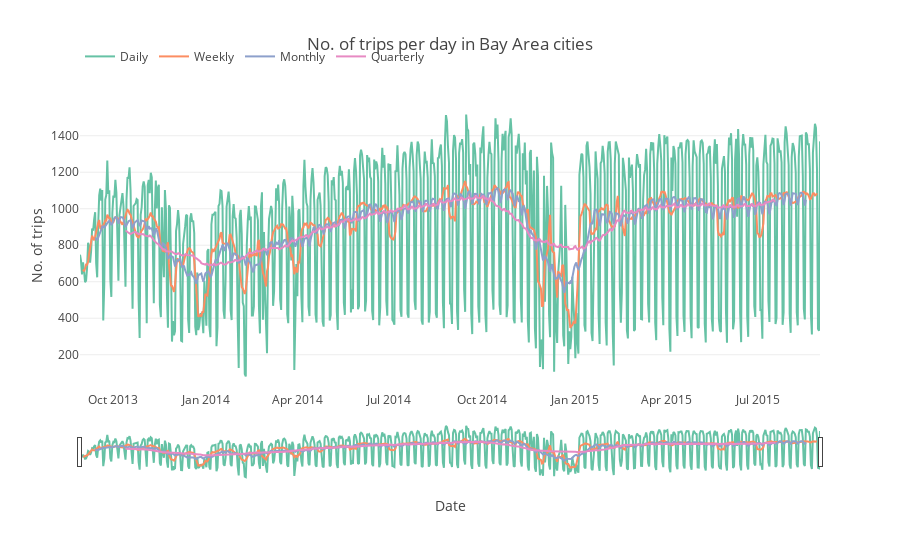

Notebook cell for this chart:
### Markdown cell above
The 'smaller' graph that you can see below the x-axis is called the range slider. You can click and drag the sliders to zoom in on a specific timeframe.

One could see that the ridership tends to run low in winter, especially towards the end of the year. Let us plot some moving averages to smooth out the curve and see the pattern.

### Code cell
configure_plotly_browser_state()
trip_count_by_date['weekly_avg']=trip_count_by_date.rolling(window=7, center=True)['id'].mean()
trip_count_by_date['monthly_avg']=trip_count_by_date.rolling(window=30, center=True)['id'].mean()
trip_count_by_date['quarterly_avg']=trip_count_by_date.rolling(window=90, center=True)['id'].mean()

trace2 = go.Scatter(
    x=trip_count_by_date.start_Date,
    y=trip_count_by_date.weekly_avg,
    mode='lines',
    line=dict(
        color=chosen_colors[1],
    ),
    name='Weekly'
)

trace3 = go.Scatter(
    x=trip_count_by_date.start_Date,
    y=trip_count_by_date.monthly_avg,
    mode='lines',
    line=dict(
        color=chosen_colors[2],
    ),
    name='Monthly'
)

trace4 = go.Scatter(
    x=trip_count_by_date.start_Date,
    y=trip_count_by_date.quarterly_avg,
    mode='lines',
    line=dict(
        color=chosen_colors[3],
    ),
    name='Quarterly'
)

data=[trace1, trace2, trace3, trace4]

figure = go.Figure(data=data, layout=layout)

figure['layout'].update(
    legend=dict(
        orientation="h",
        x=0,
        y=1.1
    ),
    xaxis=dict(
        rangeslider=dict(
            visible = True
        ),
        type='date',
    ),
)

ply.iplot(figure)

### Figure 1 — Plotly figure (JSON) as saved in the notebook; plotly's stock layout.template omitted (floating-point values rounded to 4 significant figures; data arrays with more than 128 entries replaced by an {"elided": "..."} marker saying what was removed)
{"data": [{"name": "Daily", "mode": "lines", "y": {"elided": "733 int values"}, "x": {"elided": "733 str values"}, "line": {"color": "rgb(102,194,165)"}, "type": "scatter", "uid": "ccf06401-ed65-416c-889a-da6946f8d6b9"}, {"name": "Weekly", "mode": "lines", "y": {"elided": "733 float values"}, "x": {"elided": "733 str values"}, "line": {"color": "rgb(252,141,98)"}, "type": "scatter", "uid": "e3063135-4414-4a32-980e-e96c912271fc"}, {"name": "Monthly", "mode": "lines", "y": {"elided": "733 float values"}, "x": {"elided": "733 str values"}, "line": {"color": "rgb(141,160,203)"}, "type": "scatter", "uid": "d56bcfad-03d4-455f-90a7-be90678d07ba"}, {"name": "Quarterly", "mode": "lines", "y": {"elided": "733 float values"}, "x": {"elided": "733 str values"}, "line": {"color": "rgb(231,138,195)"}, "type": "scatter", "uid": "6b568ebf-678b-483e-86b6-6f1754d807ed"}], "layout": {"hovermode": "closest", "yaxis": {"title": {"text": "No. of trips"}}, "legend": {"y": 1.1, "x": 0, "orientation": "h"}, "xaxis": {"title": {"text": "Date"}, "type": "date", "rangeslider": {"visible": true}, "showgrid": false}, "title": {"text": "No. of trips per day in Bay Area cities"}}}
